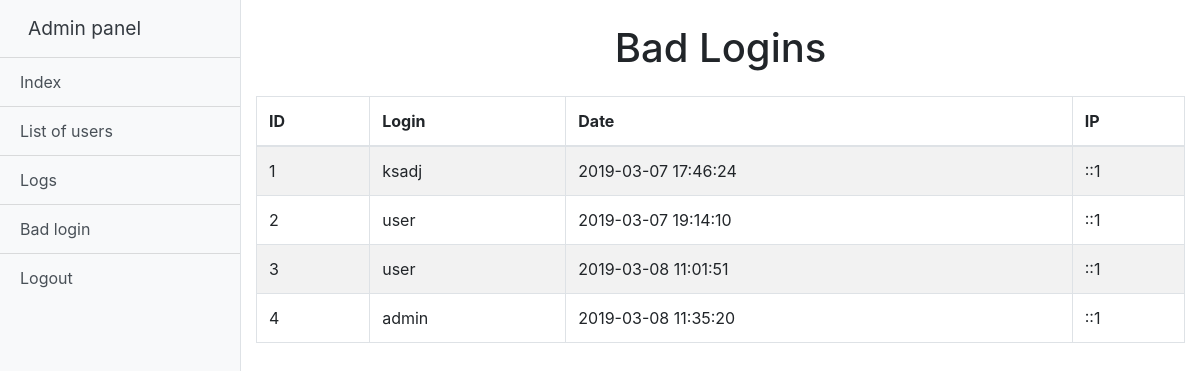
Page /adminPanel.php?action=badlogin (signed in) on the committed database.
### tables this page shows
CREATE TABLE "badLogin" (
	`ID`	INTEGER NOT NULL PRIMARY KEY AUTOINCREMENT,
	`login`	TEXT NOT NULL,
	`date`	TEXT NOT NULL,
	`ip`	TEXT NOT NULL
);

### badLogin.php (the view, shortened to what this page needs)
<?php
  if (isset($_SESSION["id"])) {
    $id = $_SESSION["id"];
    try {
      $db = new PDO("sqlite:database.sqlite");
    } catch (PDOException $e) {
      echo "Error!".$e->getMessage();
    }
      $query = "SELECT * FROM users WHERE ID = $id AND perm = 'admin'";
      $result = $db->query($query);
      if ($result === false) {
        header("Location: index.php");
      } else {
        $rows = $result->fetch();
        if ($rows != false) {
?>
<div class="container-fluid mt-4">
  <h1 class="text-center">Bad Logins</h1>
  <table class="table-striped table table-bordered mt-4">
    <thead>
      <tr>
        <th>ID</th>
        <th>Login</th>
        <th>Date</th>
        <th>IP</th>
      </tr>
    </thead>
    <tbody>
      <?php
        try {
          $conn = new PDO("sqlite:database.sqlite");
          $sql = "SELECT * FROM badLogin";
          $result = $conn->query($sql);
          if ($result === false) {
            echo "<SCRIPT type='text/javascript'>
            alert('Error!!!');
              window.location.replace(\"adminPanel.php\");
            </SCRIPT>";
          } else {
            foreach ($result as $value) {
              echo "<tr>";
              echo "<td>".$value["ID"]."</td>";
              echo "<td>".$value["login"]."</td>";
              echo "<td>".$value["date"]."</td>";
              echo "<td>".$value["ip"]."</td>";
              echo "</tr>";
            }
          }
        } catch (PDOException $e) {
          echo "Error!".$e->getMessage();
        }
      ?>
    </tbody>
  </table>
</div>
<?php
} else {
  header("Location: index.php");
}
  }
} else {
  header("Location: index.php");
}
?>

### css/sidebar.css (style rules this page uses)
body { overflow-x: hidden; }

### rows in the picture
badlogin: ID "1", login "ksadj", date "2019-03-07 17:46:24", ip "::1"
badlogin: ID "2", login "user", date "2019-03-07 19:14:10", ip "::1"
badlogin: ID "3", login "user", date "2019-03-08 11:01:51", ip "::1"
badlogin: ID "4", login "admin", date "2019-03-08 11:35:20", ip "::1"
